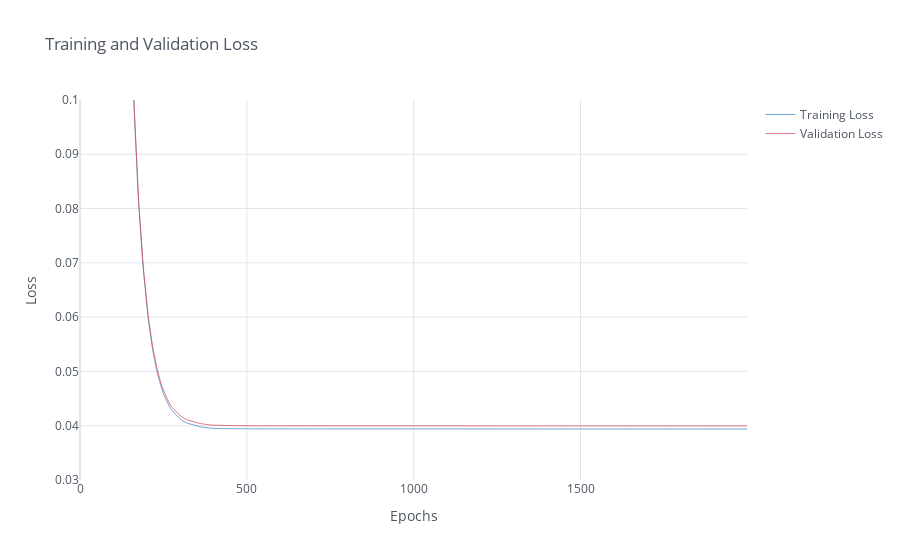

Notebook code for this chart:
### Code cell
import pandas as pd
import cufflinks as cf
cf.go_offline()

# Read the performance data
performance = pd.read_csv("model_performance_grddrdiz.csv")

# Create a new DataFrame with training and validation loss
loss_df = performance[['Training Loss', 'Validation Loss']]

# Plot using Cufflinks
loss_df.iplot(kind='line', 
              xTitle='Epochs', 
              yTitle='Loss', 
              title='Training and Validation Loss',
              colors=['blue', 'red'], 
              theme='white',
              width=0.7,
              yrange=[0.03, 0.1], 
              size=25,
              legend=True)

# Note: Cufflinks automatically uses the DataFrame index as the x-axis, so ensure your DataFrame is structured accordingly.

### Figure 1 — Plotly figure (JSON) as saved in the notebook; plotly's stock layout.template omitted (floating-point values rounded to 4 significant figures; data arrays with more than 128 entries replaced by an {"elided": "..."} marker saying what was removed)
{"data": [{"line": {"color": "rgba(55, 128, 191, 1.0)", "dash": "solid", "shape": "linear", "width": 0.7}, "mode": "lines", "name": "Training Loss", "text": "", "type": "scatter", "x": {"elided": "2000 int values"}, "y": {"elided": "2000 float values"}}, {"line": {"color": "rgba(219, 64, 82, 1.0)", "dash": "solid", "shape": "linear", "width": 0.7}, "mode": "lines", "name": "Validation Loss", "text": "", "type": "scatter", "x": {"elided": "2000 int values"}, "y": {"elided": "2000 float values"}}], "layout": {"legend": {"bgcolor": "#FFFFFF", "font": {"color": "#4D5663"}}, "paper_bgcolor": "#FFFFFF", "plot_bgcolor": "#FFFFFF", "showlegend": true, "title": {"font": {"color": "#4D5663"}, "text": "Training and Validation Loss"}, "xaxis": {"gridcolor": "#E1E5ED", "showgrid": true, "tickfont": {"color": "#4D5663"}, "title": {"font": {"color": "#4D5663"}, "text": "Epochs"}, "zerolinecolor": "#E1E5ED"}, "yaxis": {"gridcolor": "#E1E5ED", "range": [0.03, 0.1], "showgrid": true, "tickfont": {"color": "#4D5663"}, "title": {"font": {"color": "#4D5663"}, "text": "Loss"}, "zerolinecolor": "#E1E5ED"}}}
